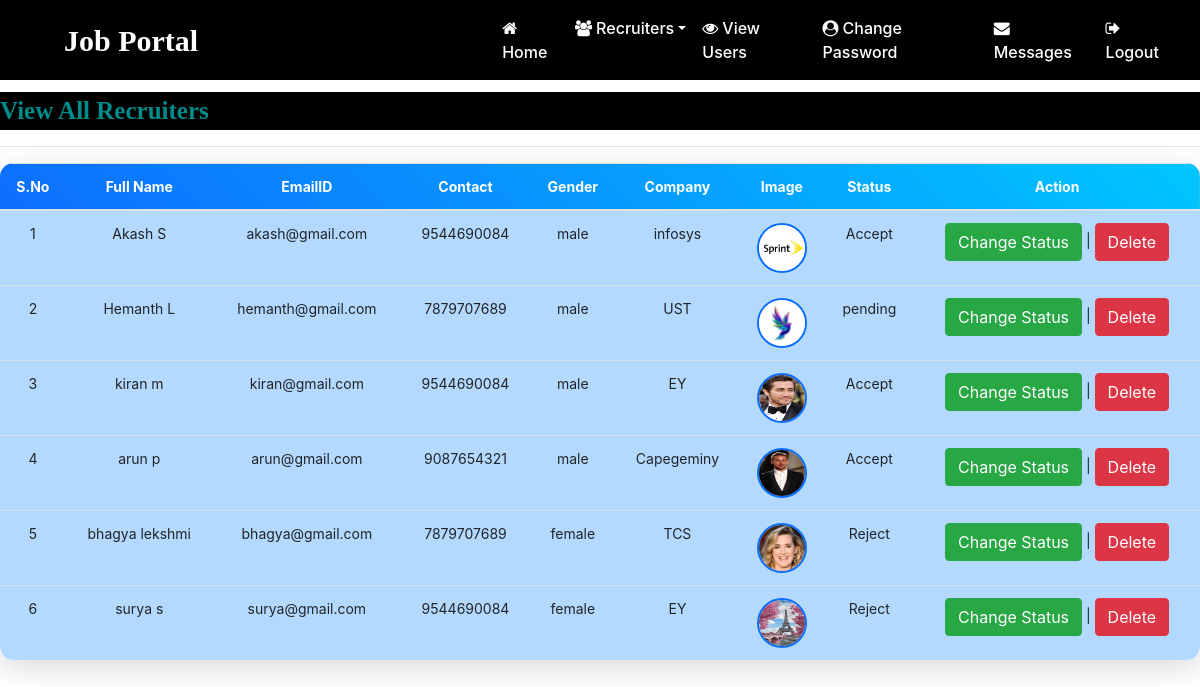
Before: /recruiter_all (signed in) with the older database file.
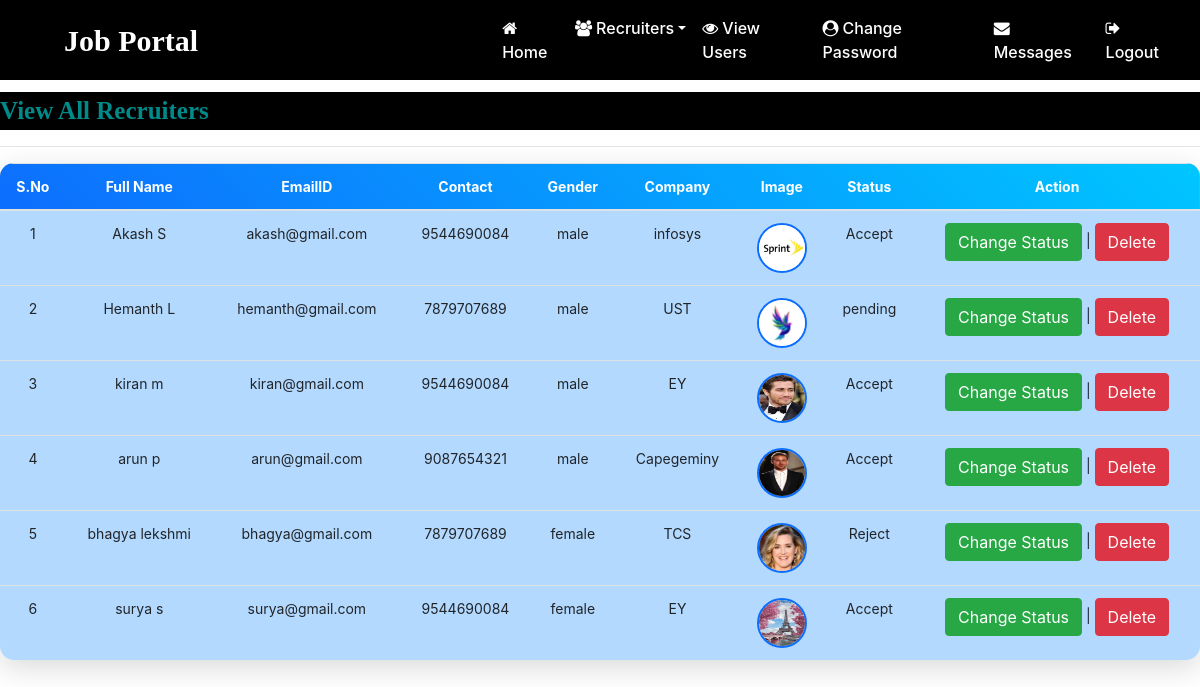
After: the same page with the newer database file.
### job/models.py (models this page shows, shortened)
class Recruiter(models.Model):
    user=models.ForeignKey(User,on_delete=models.CASCADE)
    mobile=models.CharField(max_length=15,null=True)
    image=models.FileField(null=True)
    gender=models.CharField(max_length=10,null=True)
    company = models.CharField(max_length=100, null=True)
    type=models.CharField(max_length=15,null=True)
    status = models.CharField(max_length=20 ,null=True)
    reject_reason = models.TextField(null=True, blank=True)

### job/views.py (the view)
# urls.py: path('recruiter_all', recruiter_all, name='recruiter_all'),
def recruiter_all(request):
    if not request.user.is_authenticated:
        return redirect('admin_login')
    data=Recruiter.objects.all()
    d={'data':data}
    return render(request,'recruiter_all.html',d)

### job/templates/recruiter_all.html (shortened to what this page needs)
<!DOCTYPE html>
<html lang="en">
{% load static %}
<head>
</head>
<body>
    {% include 'admin_navigation.html' %}
    <marquee style="font-family:'Monotype Corsiva' ; font-size:25px; color:darkcyan; background-color:black; font-weight: bold; margin-top:1%">
        View All Recruiters
    </marquee>
    <hr>
    <table class="table table-hover" id="example">
        <thead>
            <tr style="background-color:#deb887">
                <th>S.No</th>
                <th>Full Name</th>
                <th>EmailID</th>
                <th>Contact</th>
                <th>Gender</th>
                <th>Company</th>
                <th>Image</th>
                <th>Status</th>
                <th>Action</th>
            </tr>
        </thead>
        <tbody >
        {% for i in data %}
            <tr style="background-color:#b3d9ff;">
                <td>{{ forloop.counter }}</td>
                <td>{{ i.user.first_name }} {{ i.user.last_name }}</td>
                 <td>{{ i.user.username }}</td>
                 <td>{{ i.mobile }}</td>
                 <td>{{ i.gender }}</td>
                <td>{{ i.company }}</td>
                 <td><img src="{{ i.image.url }}" style="height:50px;width:50px;border-radius:50%"></td>
                <td>{{ i.status }}</td>
                <td><a href="{% url 'change_status' i.id %}" class="btn btn-success" >Change Status</a>
                | <a href="{% url 'delete_recruiter' i.user.id %}" class="btn btn-danger" >Delete</a>
                </td>
            </tr>
        {% endfor %}
        </tbody>
    </table>
</body>
</html>

Changed rows visible on the page:
changed Recruiter "surya": status "Reject" → "Accept"
